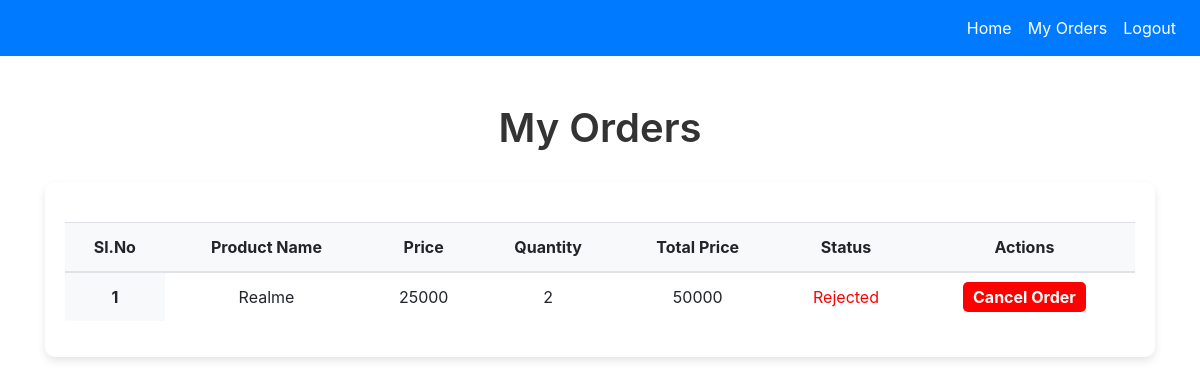
Page /myorder.php (signed in) on the committed database.
### tables this page shows
CREATE TABLE `tb_order` (
  `Productid` int(100) NOT NULL,
  `ProductName` varchar(200) NOT NULL,
  `Price` varchar(200) NOT NULL,
  `Quantity` int(100) NOT NULL,
  `user_id` int(200) NOT NULL,
  `totalprice` varchar(500) NOT NULL,
  `Status` int(200) NOT NULL
);

### myorder.php (the view, shortened to what this page needs)
<?php
require("connection.php");
if (isset($_SESSION['userid'])) {
    $user_id = $_SESSION['userid'];
    $query = "SELECT * FROM tb_order WHERE user_id = '$user_id'";
    $res = $con->query($query);
    $count = $res->num_rows;
} else {
    header("location: login.php");
    exit();
}
?>
<!DOCTYPE html>
<html lang="en">
<head>
    <link href="https://cdn.jsdelivr.net/npm/bootstrap@4.5.2/dist/css/bootstrap.min.css" rel="stylesheet">
</head>
<body>
    <nav class="navbar navbar-expand-lg navbar-light">
        <div class="collapse navbar-collapse" id="navbarNav">
            <ul class="navbar-nav ml-auto">
                <li class="nav-item">
                    <a class="nav-link" href="index.php">Home</a>
                </li>
                <li class="nav-item">
                    <a class="nav-link" href="my_orders.php">My Orders</a>
                </li>
                <li class="nav-item">
                    <a class="nav-link" href="logout.php">Logout</a>
                </li>
            </ul>
        </div>
    </nav>
    <div class="container mt-5">
    <h1 class="text-center">My Orders</h1>
    <div class="inner-block">
        <?php
            if ($count > 0) {
                echo '<table class="table table-striped">
                    <thead>
                        <tr>
                            <th scope="col">Sl.No</th>
                            <th scope="col">Product Name</th>
                            <th scope="col">Price</th>
                            <th scope="col">Quantity</th>
                            <th scope="col">Total Price</th>
                             <th scope="col">Status</th>
                            <th scope="col">Actions</th>
                        </tr>
                    </thead>
                    <tbody>';
                $counter = 1;
                while ($rows = $res->fetch_assoc()) {
                    echo '<tr>
                        <th scope="row">' . $counter++ . '</th>
                        <td>' . $rows["ProductName"] . '</td>
                        <td>' . $rows["Price"] . '</td>
                        <td>' . $rows["Quantity"] . '</td>
                        <td>' . $rows["totalprice"] . '</td>
                        <td>';
                        if ($rows["Status"] == 1) {
                            echo "<span class='approved'>Approved</span>";
                        } elseif ($rows["Status"] == 2) {
                            echo "<span class='rejected'>Rejected</span>";
                        } else {
                            echo "<span class='pending'>Pending</span>";
                        }
                    echo '</td>
                     <td>
                            <a onclick="return confirm(\'Do you want to cancel this order?\')" href="cancelorder.php?del=' . $rows["Productid"] . '" class="cancel-btn">Cancel Order</a>
                        </td>
                    </tr>';
                }
                echo '</tbody></table>';
            } else {
                echo "<p>No orders found!</p>";
            }
        ?>
    </div>
</div>

### myorder.php (style rules this page uses)
table th, table td { text-align: center; vertical-align: middle; }
table { border-collapse: collapse; margin-top: 20px; }
th { background-color: #f8f9fa; font-weight: bold; }
td { background-color: #ffffff; }
.cancel-btn { color: white; background-color: red; padding: 5px 15px; border-radius: 5px; text-decoration: none; }
.table-striped tbody tr:nth-child(odd) { background-color: #f2f2f2; }
.navbar { background-color: #007bff; }
.navbar-nav .nav-link { color: white !important; }
h1 { color: #333; font-size: 2.5rem; font-weight: 600; margin-bottom: 30px; }
.inner-block { background-color: #fff; padding: 20px; border-radius: 10px; box-shadow: 0 4px 8px rgba(0, 0, 0, 0.1); }
.cancel-btn { font-weight: bold; color: white; background-color: red; padding: 5px 10px; border-radius: 5px; text-decoration: none; }
.container { margin-top: 50px; }
.rejected { color: red; }

### rows in the picture
tb_order: ProductName "Realme", Price "25000", Quantity "2", totalprice "50000", Status "Rejected"
